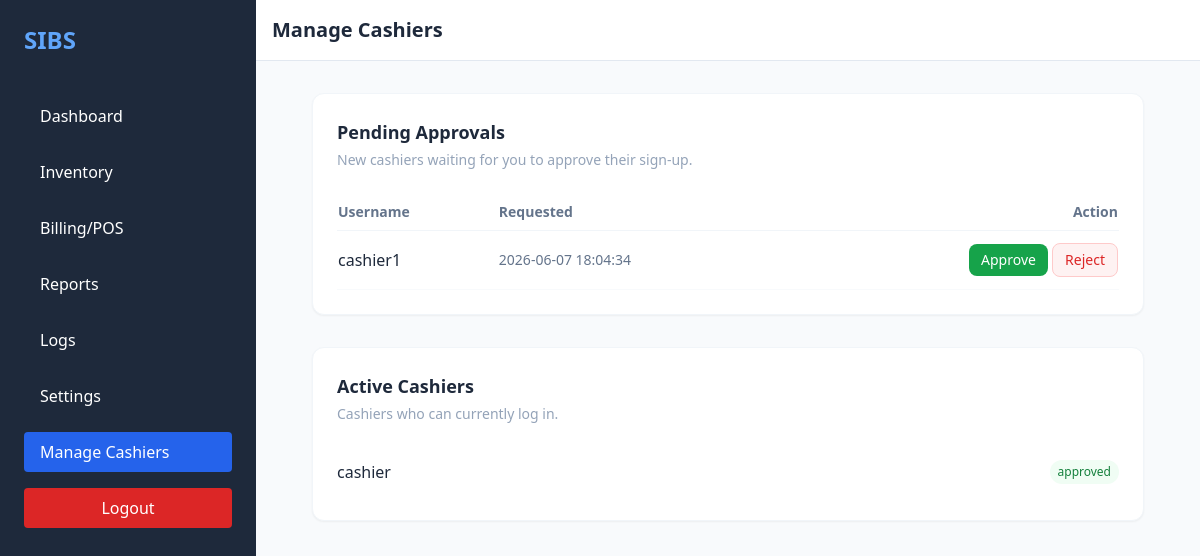
The app's page /manage-cashiers.php (signed in) with its own data.
### tables this page shows
CREATE TABLE `users` (
  `id` int(11) NOT NULL,
  `username` varchar(50) NOT NULL,
  `password` varchar(255) NOT NULL,
  `role` enum('admin','cashier') DEFAULT 'cashier',
  `created_at` timestamp NOT NULL DEFAULT current_timestamp(),
  `status` enum('pending','approved') DEFAULT 'pending'
);

### manage-cashiers.php (the view, shortened to what this page needs)
<?php
include 'includes/auth.php';
$pending = $conn->query("SELECT id, username, created_at FROM users
                         WHERE role = 'cashier' AND status = 'pending'
                         ORDER BY created_at DESC");
$approved = $conn->query("SELECT id, username, created_at FROM users
                          WHERE role = 'cashier' AND status = 'approved'
                          ORDER BY username ASC");
?>
<?php include 'includes/sidebar.php'; ?>
<!DOCTYPE html>
<html lang="en">
<head>
    <script src="https://cdn.tailwindcss.com"></script>
</head>
<body class="bg-slate-50">
    <main id="main-content" class="ml-64 min-h-screen transition-all duration-300">
        <header class="bg-white border-b border-slate-200 p-4 flex items-center gap-4 sticky top-0 z-10">
            <h1 class="text-xl font-bold text-slate-800">Manage Cashiers</h1>
        </header>
        <div class="p-8 max-w-4xl mx-auto space-y-8">
            <div class="bg-white rounded-xl shadow-sm border border-slate-100 p-6">
                <h2 class="text-lg font-bold text-slate-800 mb-1">Pending Approvals</h2>
                <p class="text-sm text-slate-400 mb-6">New cashiers waiting for you to approve their sign-up.</p>
                <?php if ($pending->num_rows === 0): ?>
                    <p class="text-slate-400 text-sm italic">No pending requests right now. 🎉</p>
                <?php else: ?>
                    <table class="w-full text-left">
                        <thead>
                            <tr class="text-sm text-slate-500 border-b border-slate-100">
                                <th class="py-2">Username</th>
                                <th class="py-2">Requested</th>
                                <th class="py-2 text-right">Action</th>
                            </tr>
                        </thead>
                        <tbody>
                        <?php while ($row = $pending->fetch_assoc()): ?>
                            <tr class="border-b border-slate-50">
                                <td class="py-3 font-medium text-slate-800"><?php echo htmlspecialchars($row['username']); ?></td>
                                <td class="py-3 text-sm text-slate-500"><?php echo htmlspecialchars($row['created_at']); ?></td>
                                <td class="py-3 text-right">
                                    <form action="actions/approve_cashier.php" method="POST" class="inline">
                                        <button type="submit" name="action" value="approve"
                                                class="bg-green-600 hover:bg-green-700 text-white text-sm px-3 py-1.5 rounded-lg font-medium transition-colors">
                                            Approve
                                        </button>
                                    </form>
                                    <form action="actions/approve_cashier.php" method="POST" class="inline">
                                        <button type="submit" name="action" value="reject"
                                                class="bg-red-50 hover:bg-red-100 text-red-600 border border-red-200 text-sm px-3 py-1.5 rounded-lg font-medium transition-colors">
                                            Reject
                                        </button>
                                    </form>
                                </td>
                            </tr>
                        <?php endwhile; ?>
                        </tbody>
                    </table>
                <?php endif; ?>
            </div>
            <div class="bg-white rounded-xl shadow-sm border border-slate-100 p-6">
                <h2 class="text-lg font-bold text-slate-800 mb-1">Active Cashiers</h2>
                <p class="text-sm text-slate-400 mb-6">Cashiers who can currently log in.</p>
                <?php if ($approved->num_rows === 0): ?>
                    <p class="text-slate-400 text-sm italic">No approved cashiers yet.</p>
                <?php else: ?>
                    <ul class="divide-y divide-slate-50">
                        <?php while ($row = $approved->fetch_assoc()): ?>
                            <li class="py-3 flex items-center justify-between">
                                <span class="font-medium text-slate-800"><?php echo htmlspecialchars($row['username']); ?></span>
                                <span class="text-xs bg-green-50 text-green-700 px-2 py-1 rounded-full">approved</span>
                            </li>
                        <?php endwhile; ?>
                    </ul>
                <?php endif; ?>
            </div>
        </div>
    </main>
</body>
</html>

### records on screen
users: username "cashier1", created_at "2026-06-07 18:04:34"
users: username "cashier"
